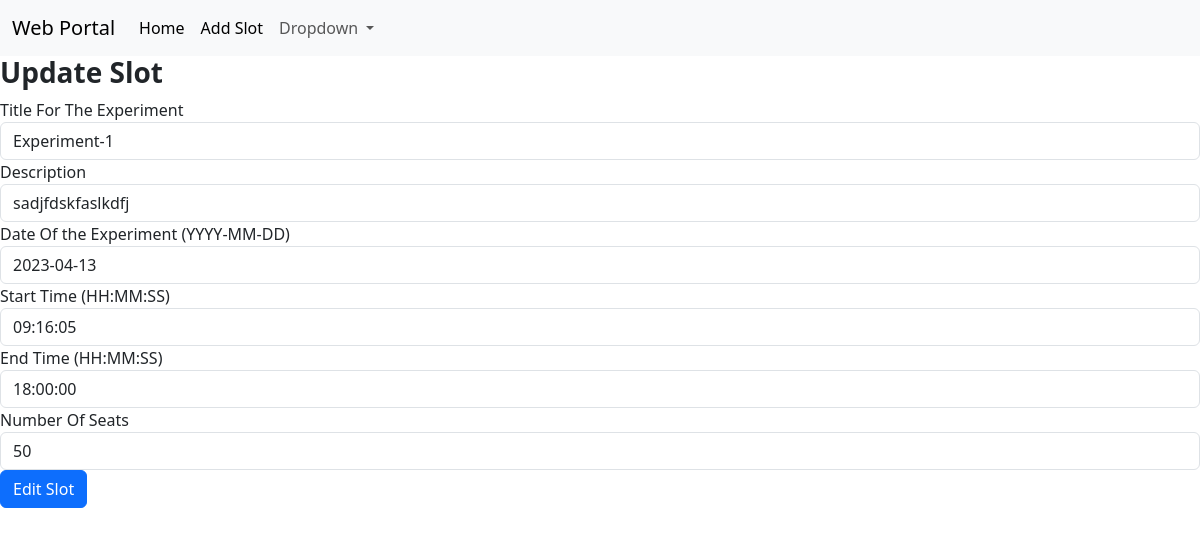
The app's page /updateSlot/7 (signed in), older data.
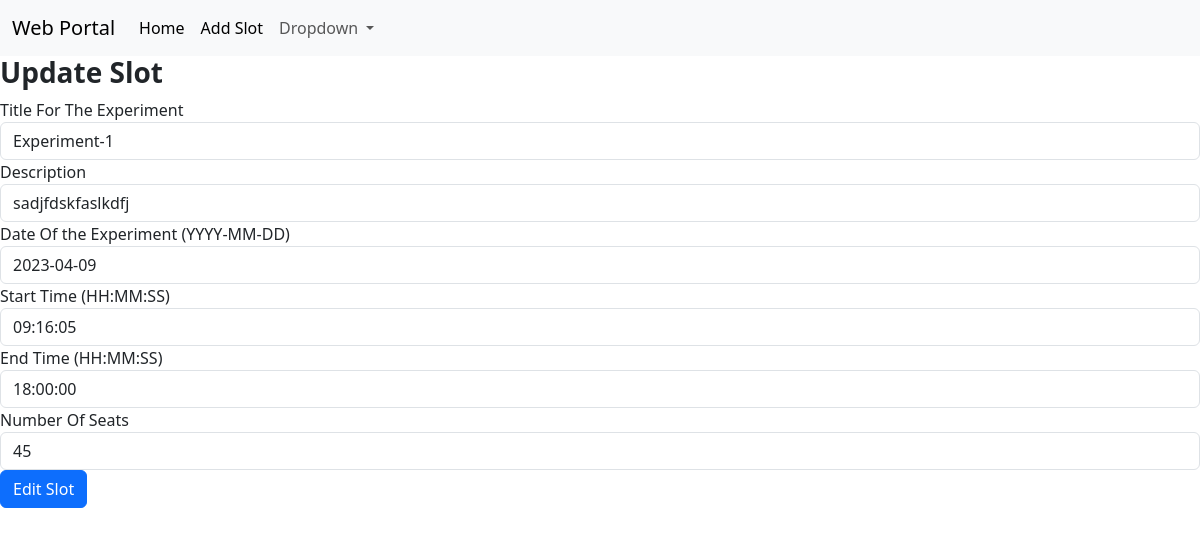
The same page, newer data.
### App/models.py (models this page shows)
class Slot(models.Model):
    exptTitle = models.CharField(max_length = 50)
    exptDesc = models.CharField(max_length = 100)
    exptDate = models.DateField()
    numberOfSeats = models.IntegerField()
    startTime = models.TimeField()
    endTime = models.TimeField()
    candidateList = models.ManyToManyField(
        User,
        through="Order",
        through_fields=("slot", "candidate"),
    )

### App/views.py (the view, shortened to what this page needs)
# urls.py: path('updateSlot/<int:pk>', views.updateSlot, name='updateSlot'),
@login_required(login_url='login')
def updateSlot(request, pk):
    slot =  get_object_or_404(Slot, id=pk)
    form = SlotForm(instance = slot)
    return render(request, "updateSlot.html", locals())

### templates/updateSlot.html (shortened to what this page needs)
{% extends 'base.html' %} {% block title %}Update {{slot.exptTitle}}{% endblock title %}
{% block body %}
{% if user.is_staff %}
<h3><b> Update Slot</b></h3>
<form method="POST" action="#updateSlot/{{slot.id}}">
  <div class="form-group">
    <label for="exptTitle">Title For The Experiment</label><br />
    {{form.exptTitle}}
  </div>
  <div class="form-group">
    <label for="exptDesc"> Description </label><br />
    {{form.exptDesc}}
  </div>
  <div class="form-group">
    <label for="exptDate"> Date Of the Experiment (YYYY-MM-DD)</label><br />
    {{form.exptDate}}
  </div>
  <div class="form-group">
    <label for="startTime"> Start Time (HH:MM:SS)</label><br />
    {{form.startTime}}
  </div>
  <div class="form-group">
    <label for=""> End Time (HH:MM:SS)</label><br />
    {{form.endTime}}
  </div>
  <div class="form-group">
    <label for="numberOfSeats"> Number Of Seats </label><br />
    {{form.numberOfSeats}}
  </div>
  <button type="submit" class="btn btn-primary btn-block">Edit Slot</button>
</form>
{%endif%}
{%endblock body%}

Row changes from the older to the newer data that the page shows:
changed Slot "Experiment-1": exptDate "2023-04-13" → "2023-04-09"; numberOfSeats "50" → "45"
